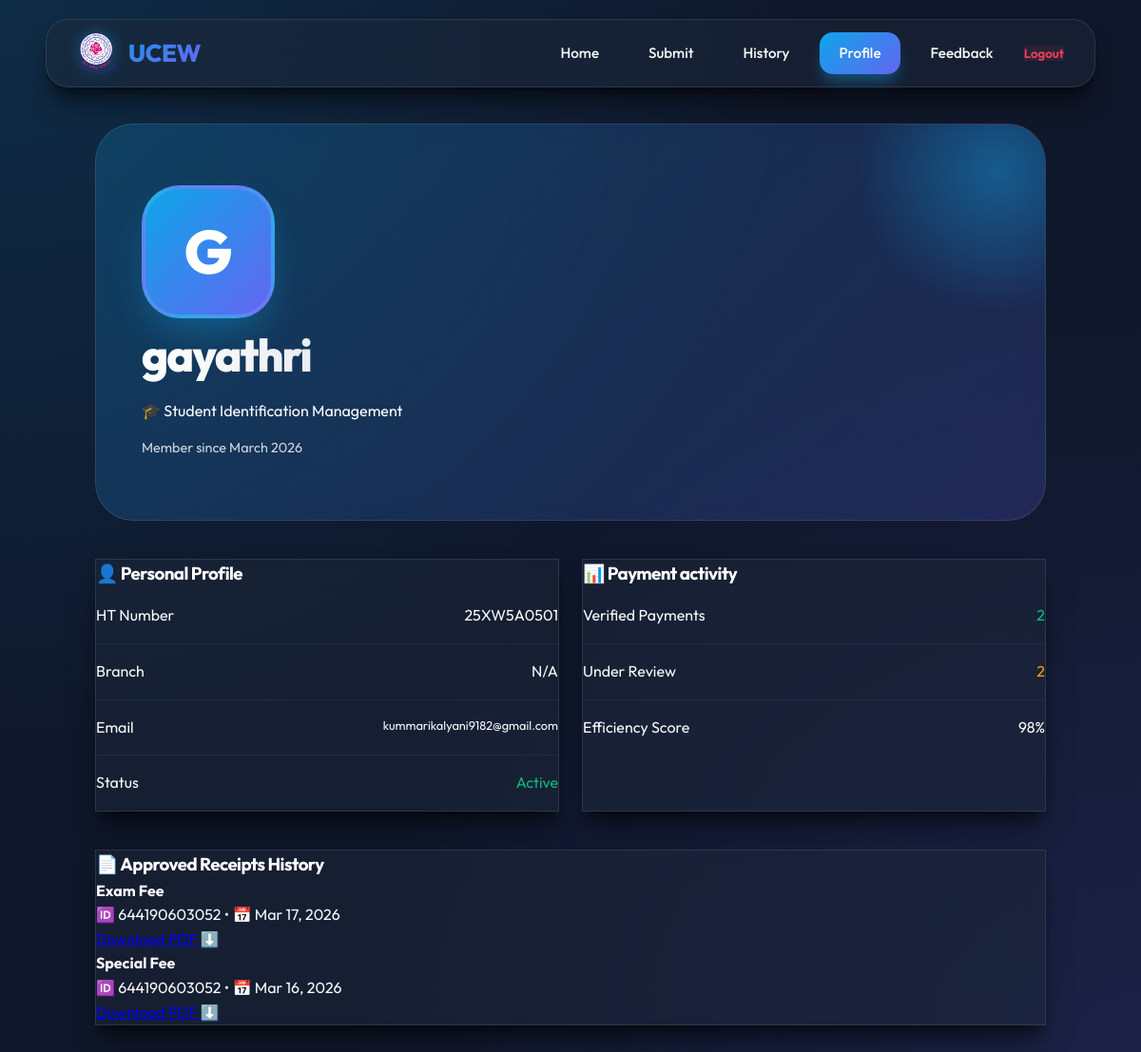
The app's page /profile/ (signed in), older data.
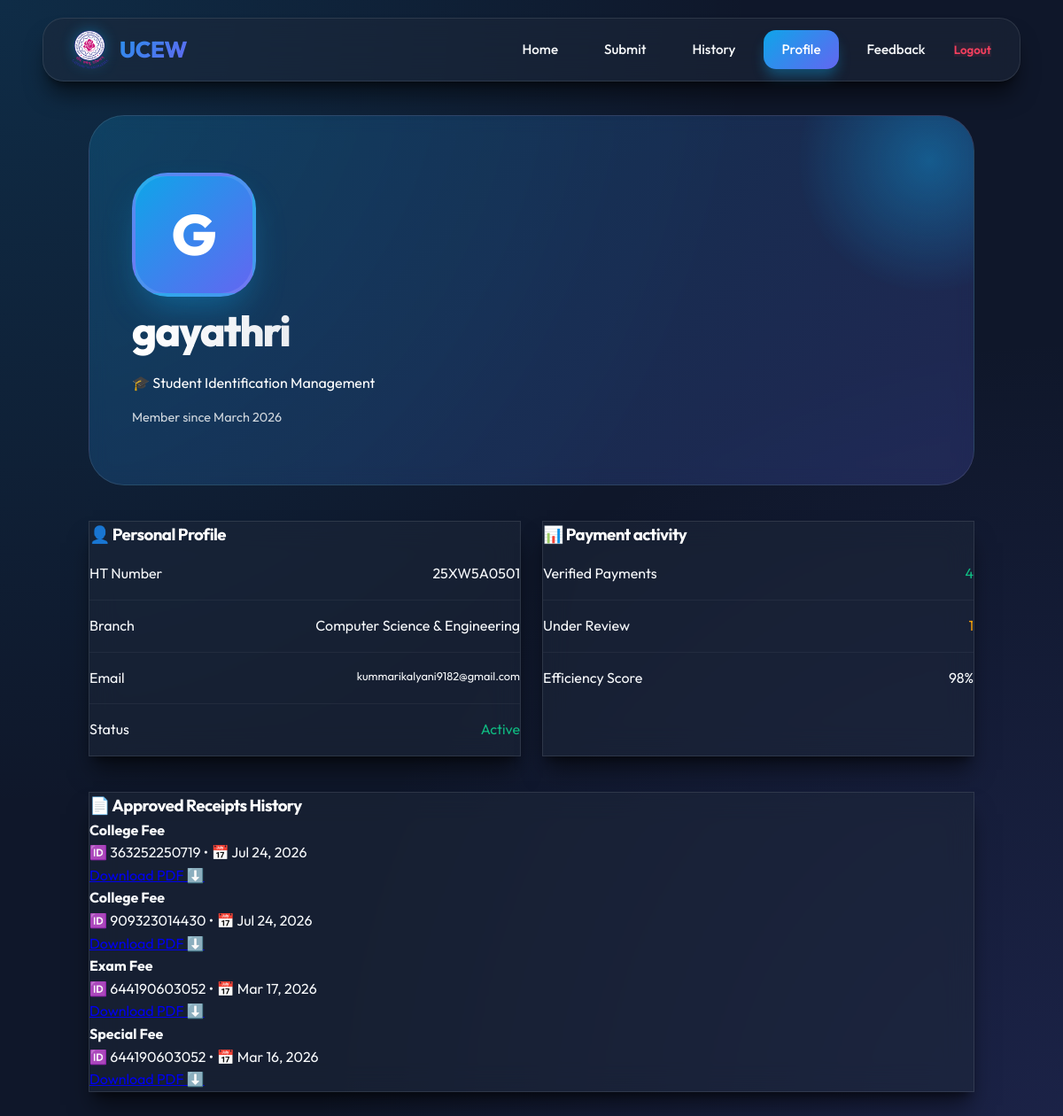
The same page, newer data.
### fee/models_student_profile.py (models this page shows, shortened)
class StudentProfile(models.Model):
    REGULATIONS = [
        ('r18', 'R18'),
        ('r22', 'R22'),
        ('r25', 'R25'),
    ]
    ACADEMIC_YEARS = [
        ('1', '1st Year'),
        ('2', '2nd Year'),
        ('3', '3rd Year'),
        ('4', '4th Year'),
    ]
    BRANCH_CHOICES = [
        ('CSE', 'Computer Science & Engineering'),
        ('CSM', 'CSE (AI & ML)'),
        ('ECE', 'Electronics & Communication'),
        ('CIVIL', 'Civil Engineering'),
        ('MECH', 'Mechanical Engineering'),
    ]
    user = models.OneToOneField(User, on_delete=models.CASCADE)
    hallticket_number = models.CharField(max_length=32, unique=True)
    regulation = models.CharField(max_length=10, choices=REGULATIONS, null=True, blank=True)
    branch = models.CharField(max_length=10, choices=BRANCH_CHOICES, null=True, blank=True)
    academic_year = models.CharField(max_length=10, choices=ACADEMIC_YEARS, null=True, blank=True)

### fee/models.py (models this page shows, shortened)
class Receipt(models.Model):
    FEE_TYPES = [
        ('college', 'College Fee'),
        ('special', 'Special Fee'),
        ('exam', 'Exam Fee'),
    ]
    STATUS_CHOICES = [
        ('pending', 'Pending Review'),
        ('approved', 'Approved'),
        ('rejected', 'Rejected'),
    ]
    student = models.ForeignKey(User, on_delete=models.CASCADE)
    fee_type = models.CharField(max_length=10, choices=FEE_TYPES)
    hallticket_number = models.CharField(max_length=32, null=True, blank=True)
    image = models.ImageField(upload_to='receipts/')
    extracted_text = models.TextField(blank=True)
    text_hash = models.CharField(max_length=64, blank=True)
    utr = models.CharField(max_length=64, blank=True)
    transaction_at = models.DateTimeField(null=True, blank=True)
    submitted_at = models.DateTimeField(auto_now_add=True)
    status = models.CharField(max_length=10, choices=STATUS_CHOICES, default='pending')
    rejection_reason = models.TextField(blank=True, null=True)
    processed_at = models.DateTimeField(null=True, blank=True)
    processed_by = models.ForeignKey(User, null=True, blank=True, on_delete=models.SET_NULL, related_name='processed_receipts')
    is_duplicate = models.BooleanField(default=False)
    duplicate_of = models.ForeignKey('self', null=True, blank=True, on_delete=models.SET_NULL)
    amount = models.PositiveIntegerField(null=True, blank=True)
    receiver_name = models.CharField(max_length=100, null=True, blank=True)
    bank_name = models.CharField(max_length=100, null=True, blank=True)
    bank_account_name = models.CharField(max_length=100, null=True, blank=True)
    transaction_id = models.CharField(max_length=64, null=True, blank=True)
    REGULATIONS = [
        ('r18', 'R18'),
        ('r22', 'R22'),
        ('r25', 'R25'),
    ]
    ACADEMIC_YEARS = [
        ('1', '1st Year'),
        ('2', '2nd Year'),
        ('3', '3rd Year'),
        ('4', '4th Year'),
    ]
    EXAM_CATEGORIES = [
        ('regular', 'Regular Exam'),
        ('supply', 'Supply Exam'),
    ]
    BRANCH_CHOICES = [
        ('CSE', 'Computer Science & Engineering'),
        ('CSM', 'CSE (AI & ML)'),
        ('ECE', 'Electronics & Communication'),
        ('CIVIL', 'Civil Engineering'),
        ('MECH', 'Mechanical Engineering'),
    ]
    regulation = models.CharField(max_length=10, choices=REGULATIONS, null=True, blank=True)
    branch = models.CharField(max_length=10, choices=BRANCH_CHOICES, null=True, blank=True)
    academic_year = models.CharField(max_length=10, choices=ACADEMIC_YEARS, null=True, blank=True)
    exam_category = models.CharField(max_length=10, choices=EXAM_CATEGORIES, null=True, blank=True)
    exam_details = models.CharField(max_length=100, null=True, blank=True)

### fee/views.py (the view)
# urls.py: path('profile/', views.student_profile, name='student_profile'),
@login_required
def student_profile(request):
    if request.user.is_superuser:
        return redirect('admin_dashboard')
    profile = StudentProfile.objects.filter(user=request.user).first()
    receipts = Receipt.objects.filter(student=request.user)
    total_paid = receipts.filter(status='approved').count() # Current system tracks counts, but we can add amount later
    return render(request, 'fee/student_profile.html', {
        'profile': profile,
        'total_paid': total_paid,
        'approved_receipts': receipts.filter(status='approved').order_by('-processed_at'),
        'pending_receipts': receipts.filter(status='pending'),
    })

### fee/templates/fee/student_profile.html (shortened to what this page needs)
{% extends 'base.html' %}
{% block content %}
<div class="profile-container">
    <div class="profile-hero">
        <div class="profile-hero-content">
            <div class="profile-avatar-large shadow">
                {{ user.username|slice:":1"|upper }}
            </div>
            <div class="hero-text">
                <h1>{{ user.username }}</h1>
                <p>🎓 Student Identification Management</p>
                <div style="margin-top: 15px; font-size: 0.9rem; opacity: 0.8;">
                    Member since {{ user.date_joined|date:"F Y" }}
                </div>
            </div>
        </div>
    </div>
    <div class="stats-grid">
        <div class="profile-card-premium glass">
            <h3>👤 Personal Profile</h3>
            <div class="info-row">
                <span class="info-label-premium">HT Number</span>
                <span class="info-value-premium">{{ profile.hallticket_number }}</span>
            </div>
            <div class="info-row">
                <span class="info-label-premium">Branch</span>
                <span class="info-value-premium">{{ profile.get_branch_display|default:"N/A" }}</span>
            </div>
            <div class="info-row">
                <span class="info-label-premium">Email</span>
                <span class="info-value-premium" style="font-size: 0.8rem;">{{ user.email }}</span>
            </div>
            <div class="info-row">
                <span class="info-label-premium">Status</span>
                <span class="info-value-premium" style="color: var(--success);">Active</span>
            </div>
        </div>
        <div class="profile-card-premium glass">
            <h3>📊 Payment activity</h3>
            <div class="info-row">
                <span class="info-label-premium">Verified Payments</span>
                <span class="info-value-premium" style="color: var(--success);">{{ total_paid }}</span>
            </div>
            <div class="info-row">
                <span class="info-label-premium">Under Review</span>
                <span class="info-value-premium" style="color: var(--warning);">{{ pending_receipts.count }}</span>
            </div>
            <div class="info-row">
                <span class="info-label-premium">Efficiency Score</span>
                <span class="info-value-premium">98%</span>
            </div>
        </div>
    </div>
    <div class="history-card glass">
        <h3>📄 Approved Receipts History</h3>
        <div class="history-table">
            {% for r in approved_receipts %}
                <div class="receipt-row">
                    <div class="receipt-info">
                        <h4>{{ r.get_fee_type_display }}</h4>
                        <div class="receipt-meta">
                            <span>🆔 {{ r.utr }}</span> • <span>📅 {{ r.processed_at|date:"M d, Y" }}</span>
                        </div>
                    </div>
                    <a href="{% url 'download_receipt_pdf' r.id %}" class="btn-download-premium">
                        Download PDF ⬇️
                    </a>
                </div>
            {% empty %}
                <div style="text-align: center; padding: 40px; color: var(--text-muted);">
                    <div style="font-size: 3rem; margin-bottom: 10px;">📂</div>
                    <p>Your approved receipts will appear here.</p>
                </div>
            {% endfor %}
        </div>
    </div>
</div>
{% endblock %}

Row changes from the older to the newer data that the page shows:
changed StudentProfile "25XW5A0501": branch "N/A" → "Computer Science & Engineering"
added Receipt: fee_type "College Fee", utr "363252250719", processed_at "Jul 24, 2026"
now on this page (row edited): Receipt: fee_type "College Fee", utr "909323014430", processed_at "Jul 24, 2026"
Text that changed along with them:
{{ total_paid }}: "2" → "4"
{{ pending_receipts.count }}: "2" → "1"
